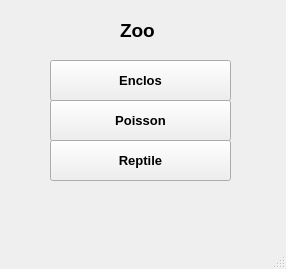
<?xml version="1.0" encoding="UTF-8"?>
<ui version="4.0">
 <class>MainWindow</class>
 <widget class="QMainWindow" name="MainWindow">
  <property name="geometry">
   <rect>
    <x>0</x>
    <y>0</y>
    <width>286</width>
    <height>269</height>
   </rect>
  </property>
  <property name="windowTitle">
   <string>MainWindow</string>
  </property>
  <widget class="QWidget" name="centralwidget">
   <widget class="QLabel" name="l_zoo">
    <property name="geometry">
     <rect>
      <x>120</x>
      <y>20</y>
      <width>41</width>
      <height>21</height>
     </rect>
    </property>
    <property name="font">
     <font>
      <pointsize>14</pointsize>
      <weight>75</weight>
      <bold>true</bold>
     </font>
    </property>
    <property name="text">
     <string>Zoo</string>
    </property>
   </widget>
   <widget class="QPushButton" name="BT_poisson">
    <property name="geometry">
     <rect>
      <x>50</x>
      <y>100</y>
      <width>181</width>
      <height>41</height>
     </rect>
    </property>
    <property name="font">
     <font>
      <pointsize>10</pointsize>
      <weight>75</weight>
      <bold>true</bold>
     </font>
    </property>
    <property name="text">
     <string>Poisson</string>
    </property>
   </widget>
   <widget class="QPushButton" name="BT_reptile">
    <property name="geometry">
     <rect>
      <x>50</x>
      <y>140</y>
      <width>181</width>
      <height>41</height>
     </rect>
    </property>
    <property name="font">
     <font>
      <pointsize>10</pointsize>
      <weight>75</weight>
      <bold>true</bold>
     </font>
    </property>
    <property name="text">
     <string>Reptile</string>
    </property>
   </widget>
   <widget class="QPushButton" name="BT_enclos">
    <property name="geometry">
     <rect>
      <x>50</x>
      <y>60</y>
      <width>181</width>
      <height>41</height>
     </rect>
    </property>
    <property name="font">
     <font>
      <pointsize>10</pointsize>
      <weight>75</weight>
      <bold>true</bold>
     </font>
    </property>
    <property name="text">
     <string>Enclos</string>
    </property>
   </widget>
  </widget>
  <widget class="QMenuBar" name="menubar">
   <property name="geometry">
    <rect>
     <x>0</x>
     <y>0</y>
     <width>286</width>
     <height>26</height>
    </rect>
   </property>
  </widget>
  <widget class="QStatusBar" name="statusbar"/>
 </widget>
 <resources/>
 <connections/>
</ui>
